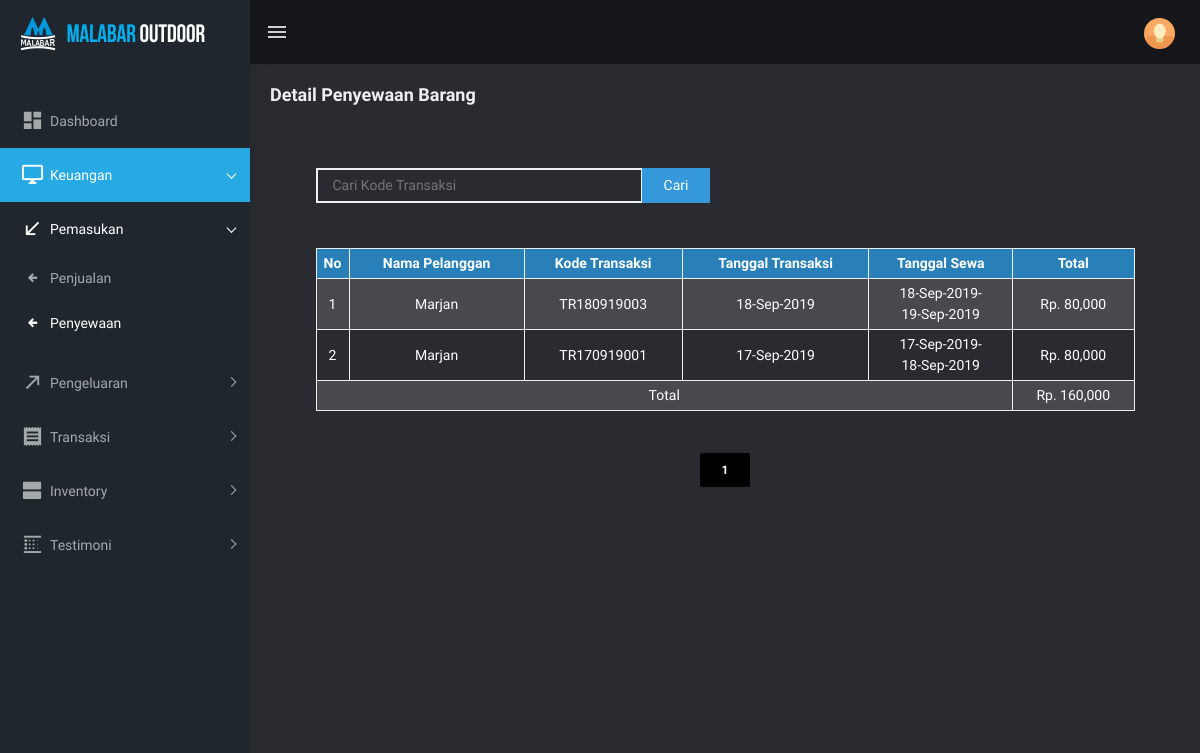
Page /admin/html/owner/pemasukansewa.php (signed in) on the committed database.
### tables this page shows
CREATE TABLE `sewa` (
  `kdSewa` varchar(8) NOT NULL,
  `statusBayar` varchar(20) NOT NULL,
  `fotoJaminan` varchar(200) DEFAULT NULL,
  `kdTransaksi` varchar(11) NOT NULL
);

CREATE TABLE `transaksi` (
  `kdTransaksi` varchar(11) NOT NULL,
  `tglTransaksi` date NOT NULL,
  `totalBayarJual` int(11) NOT NULL,
  `totalBayarSewa` int(11) NOT NULL,
  `totalHarga` int(11) NOT NULL,
  `keterangan` text DEFAULT NULL,
  `status` varchar(30) NOT NULL,
  `alamat` text NOT NULL,
  `fotoPembayaran` varchar(200) DEFAULT NULL,
  `idUser` varchar(9) NOT NULL
);

CREATE TABLE `detailsewa` (
  `kdDetSewa` varchar(10) NOT NULL,
  `tglSewa` date NOT NULL,
  `tglKembali` date NOT NULL,
  `lamaSewa` int(11) NOT NULL,
  `jmlhBrg` int(11) NOT NULL,
  `subTotal` int(11) NOT NULL,
  `kdSewa` varchar(200) NOT NULL,
  `idBrg` varchar(200) NOT NULL
);

### admin/html/owner/pemasukansewa.php (the view, shortened to what this page needs)
<?php
include "../../../config.php";
$halaman = 15;
$page = isset($_GET["halaman"]) ? (int)$_GET["halaman"] : 1;
$mulai = ($page>1) ? ($page * $halaman) - $halaman : 0;
$result = mysqli_query($koneksi,"select * from sewa join transaksi on transaksi.kdTransaksi = sewa.kdTransaksi join detailsewa on detailsewa.kdSewa = sewa.kdSewa");
$total = mysqli_num_rows($result);
$pages = ceil($total/$halaman);
$pagi = false;
?>
<!DOCTYPE html>
<html dir="ltr" lang="en">
<head>
    <link href="../../assets/libs/flot/css/float-chart.css" rel="stylesheet">
    <link href="../../dist/css/style.min.css" rel="stylesheet">
</head>
<body>
    <div id="main-wrapper">
        <header class="topbar" data-navbarbg="skin5">
            <nav class="navbar top-navbar navbar-expand-md navbar-dark">
                <div class="navbar-header" data-logobg="skin5">
                    <a class="navbar-brand" href="index.php">
                        <b class="logo-icon p-l-10">
                            <img src="../../assets/images/logo-icon.png" alt="homepage" class="light-logo" />
                        </b>
                        <span class="logo-text">
                           <img src="../../assets/images/logo-text.png" alt="homepage" class="light-logo" />
                       </span>
                       </a>
                   </div>
                   <div class="navbar-collapse collapse" id="navbarSupportedContent" data-navbarbg="skin5">
                    <ul class="navbar-nav float-left mr-auto">
                        <li class="nav-item d-none d-md-block"><a class="nav-link sidebartoggler waves-effect waves-light" href="javascript:void(0)" data-sidebartype="mini-sidebar"><i class="mdi mdi-menu font-24"></i></a></li>
                    </ul>
                    <ul class="navbar-nav float-right">
                        <li class="nav-item dropdown">
                            <a class="nav-link dropdown-toggle text-muted waves-effect waves-dark pro-pic" href="" data-toggle="dropdown" aria-haspopup="true" aria-expanded="false"><img src="../../assets/images/users/1.jpg" alt="user" class="rounded-circle" width="31"></a>
                        </li>
                    </ul>
                </div>
            </nav>
        </header>
        <aside class="left-sidebar" data-sidebarbg="skin5">
            <div class="scroll-sidebar">
                <nav class="sidebar-nav">
                    <ul id="sidebarnav" class="p-t-30">
                        <li class="sidebar-item"> <a class="sidebar-link waves-effect waves-dark sidebar-link" href="index.php" aria-expanded="false"><i class="mdi mdi-view-dashboard"></i><span class="hide-menu">Dashboard</span></a></li>
                        <li class="sidebar-item"> <a class="sidebar-link has-arrow waves-effect waves-dark" href="javascript:void(0)" aria-expanded="false"><i class="mdi mdi-monitor"></i><span class="hide-menu">Keuangan </span></a>
                            <ul aria-expanded="false" class="collapse  second-level">
                                <li class="sidebar-item"><a  class="sidebar-link has-arrow waves-effect waves-dark" href="javascript:void(0)" aria-expanded="false"><i class="mdi mdi-arrow-bottom-left"></i><span class="hide-menu"> Pemasukan </span></a>
                                    <ul aria-expanded="false" class="collapse  first-level">
                                        <li class="sidebar-item"><a href="pemasukanjual.php" class="sidebar-link"><i class="mdi mdi-arrow-left-bold"></i><span class="hide-menu"> Penjualan </span></a></li>
                                        <li class="sidebar-item"><a href="pemasukansewa.php" class="sidebar-link"><i class="mdi mdi-arrow-left-bold"></i><span class="hide-menu"> Penyewaan </span></a></li>
                                    </ul>
                                </li>
                                <li class="sidebar-item"><a  class="sidebar-link has-arrow waves-effect waves-dark" href="javascript:void(0)" aria-expanded="false"><i class="mdi mdi-arrow-top-right"></i><span class="hide-menu"> Pengeluaran </span></a>
                                </li>
                            </ul>
                        </li>
                        <li class="sidebar-item"> <a class="sidebar-link has-arrow waves-effect waves-dark" href="javascript:void(0)" aria-expanded="false"><i class="mdi mdi-receipt"></i><span class="hide-menu">Transaksi </span></a>
                        </li>
                        <li class="sidebar-item"> <a class="sidebar-link has-arrow waves-effect waves-dark" href="javascript:void(0)" aria-expanded="false"><i class="mdi mdi-view-agenda"></i><span class="hide-menu">Inventory </span></a>
                        </li>
                        <li class="sidebar-item"> <a class="sidebar-link has-arrow waves-effect waves-dark" href="javascript:void(0)" aria-expanded="false"><i class="mdi mdi-blur-linear"></i><span class="hide-menu">Testimoni </span></a>
                        </li>
                    </ul>
                </nav>
            </div>
        </aside>
        <div class="page-wrapper" style="background-color: #2a2b30; color: rgba(236, 240, 241,1.0); height: 100%;">
            <div class="page-breadcrumb">
                <div class="row">
                    <div class="col-12 d-flex no-block align-items-center">
                        <h4 class="page-title">Detail Penyewaan Barang</h4>
                    </div>
                </div>
            </div>
            <div class="container-fluid" style="height: 100%;">
                <center>
                    <br><br>
                    <form method="post">
                        <div style="width: 90%; text-align: left;">
                            <input type="text" name="cari" class="inblock" placeholder="Cari Kode Transaksi">
                            <button class="cari" name="submit">Cari</button>
                        </div>
                    </form>
                    <table>
                        <tr>
                            <th>No</th>
                            <th>Nama Pelanggan</th>
                            <th>Kode Transaksi</th>
                            <th>Tanggal Transaksi</th>
                            <th>Tanggal Sewa</th>
                            <th>Total</th>
                        </tr>
                        <?php
                        $no=1;
                        $total = 0;
                        if (isset($_POST['submit'])) {
                            $kdTransaksi = $_POST['cari'];
                            $ambil = mysqli_query($koneksi,"select * from sewa join transaksi on transaksi.kdTransaksi = sewa.kdTransaksi join detailsewa on detailsewa.kdSewa = sewa.kdSewa where transaksi.kdTransaksi like '%".$kdTransaksi."%' ORDER BY `transaksi`.`tglTransaksi` DESC");
                            if ($ambil)
                            {
                                while($pecah = mysqli_fetch_assoc($ambil)){
                                    $idBrg = $pecah['idBrg'];
                                    $brg = mysqli_query($koneksi,"select * from barang where idBrg = '$idBrg'");
                                    $barang = mysqli_fetch_assoc($brg);
                                    $kdTransaksi = $pecah['kdTransaksi'];
                                    $trf = mysqli_query($koneksi,"SELECT namaUser,tglTransaksi FROM `transaksi` join user on transaksi.idUser = user.idUser where kdTransaksi = '$kdTransaksi'");
                                    $transaksi = mysqli_fetch_assoc($trf);
                                    ?>
                                    <tr>
                                        <td><?php echo $no ?></td>
                                        <td><?php echo $transaksi['namaUser'] ?></td>
                                        <td><?php echo $kdTransaksi ?></td>
                                        <td><?php echo date("d-M-Y", strtotime($transaksi['tglTransaksi']))?></td>
                                        <td class="tab"><?php echo date("d-M-Y", strtotime($pecah['tglSewa'])),"-<br>",date("d-M-Y", strtotime($pecah['tglKembali'])) ?></td>
                                        <td><?php echo "Rp. ",number_format($pecah['subTotal'])?></td>
                                    </tr>
                                    <?php
                                    $total = $total+$pecah['subTotal'];
                                    $no++;
                                }
                            }
                            ?>
                            <tr>
                                <td colspan="5">Total</td>
                                <td><?php echo "Rp. ",number_format($total) ?></td>
                            </tr>
                            <?php
                        }
                        else
                        {
                            $pagi = true;
                            $ambil = mysqli_query($koneksi,"select * from sewa join transaksi on transaksi.kdTransaksi = sewa.kdTransaksi join detailsewa on detailsewa.kdSewa = sewa.kdSewa ORDER BY `transaksi`.`tglTransaksi` DESC LIMIT $mulai, $halaman");
                            if ($ambil)
                            {
                                while($pecah = mysqli_fetch_assoc($ambil)){
                                    $kdTransaksi = $pecah['kdTransaksi'];
                                    $trf = mysqli_query($koneksi,"SELECT namaUser,tglTransaksi FROM `transaksi` join user on transaksi.idUser = user.idUser where kdTransaksi = '$kdTransaksi'");
                                    $transaksi = mysqli_fetch_assoc($trf);
                                    ?>
                                    <tr>
                                        <td><?php echo $no ?></td>
                                        <td><?php echo $transaksi['namaUser'] ?></td>
                                        <td><?php echo $kdTransaksi ?></td>
                                        <td><?php echo date("d-M-Y", strtotime($transaksi['tglTransaksi']))?></td>
                                        <td class="tab"><?php echo date("d-M-Y", strtotime($pecah['tglSewa'])),"-<br>",date("d-M-Y", strtotime($pecah['tglKembali'])) ?></td>
                                        <td><?php echo "Rp. ",number_format($pecah['subTotal'])?></td>
                                    </tr>
                                    <?php
                                    $total = $total+$pecah['subTotal'];
                                    $no++;
                                }
                            }
                            ?>
                            <tr>
                                <td colspan="5">Total</td>
                                <td><?php echo "Rp. ",number_format($total) ?></td>
                            </tr>
                            <?php
                        }
                        ?>
                    </table>
                    <br><br>
                    <?php
                    if ($pagi == true ){ ?>
                        <div align="center">
                            <?php for ($i=1; $i<=$pages ; $i++){ ?>
                                <a href="?halaman=<?php echo $i; ?>" class="btn btn-black"><?php echo $i; ?></a>
                            <?php } ?>
                        </div>
                        <?php
                    }
                    ?>
                </center>
            </div>
        </div>
    </div>
</body>
</html>

### admin/html/owner/pemasukansewa.php (style rules this page uses)
.inblock { display: inline-block; }
body { background-color: #2a2b30; }
table { border-collapse: collapse; width: 90%; text-align: center; font-size: 14px; color: white; margin-top: 5%; }
th { background-color: rgba(41, 128, 185,1.0); }
th, td { border : 1px solid #ecf0f1; padding-top: 4px; padding-bottom: 4px; }
tr:nth-child(even) { background-color: rgba(236, 240, 241,0.15) }
input[type=text] { padding-top: 5px; padding-bottom: 5px; padding-right: 15px; padding-left: 15px; border : 2px solid #ecf0f1; background-color: rgba(0,0,0,0); width: 40%; }
.cari { margin-left: -5px; padding-top: 5px; padding-bottom: 5px; padding-right: 20px; padding-left: 20px; border : 2px solid #3498db; background-color: #3498db; color: white; }
.btn.btn-black { border-width: 2px; border-color: #000; background: #000; color: #fff; }
.btn { text-transform: uppercase; font-size: 12px; font-weight: 900; padding: 6px 20px; }

### rows in the picture
sewa: namaUser "Marjan", kdTransaksi.kdTransaksi "TR180919003", tglTransaksi "18-Sep-2019", detailsewa.tglSewa "18-Sep-2019", detailsewa.tglKembali "19-Sep-2019", detailsewa.subTotal "80,000"
sewa: namaUser "Marjan", kdTransaksi.kdTransaksi "TR170919001", tglTransaksi "17-Sep-2019", detailsewa.tglSewa "17-Sep-2019", detailsewa.tglKembali "18-Sep-2019", detailsewa.subTotal "80,000"

### other values in the picture
$total "160,000"
